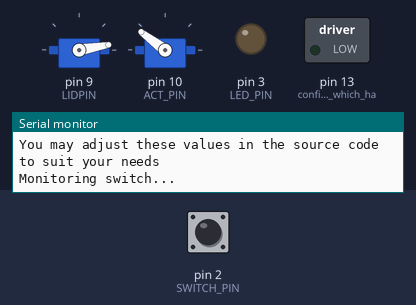
This sketch was run on a simulated Arduino Uno, built with avr-gcc and run on an emulated ATmega328P. On the bench: 2 × servo, switched loads named in the sketch (green lamp = pin HIGH), output pins drawn as LEDs (lit = HIGH), the last lines printed to the serial monitor. The inputs (shaded band) are chosen by the test bench; at power-on: pin 2 (SWITCH_PIN) LOW. Random numbers use the default seed unless the sketch sets one.

Above: at 1.3 s.
1.4 s: pin 2 (SWITCH_PIN) pulled HIGH for 0.15 s
At 2.2 s:
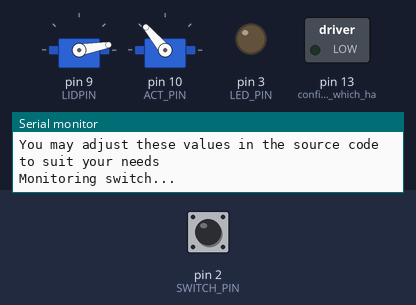
At 23.0 s:
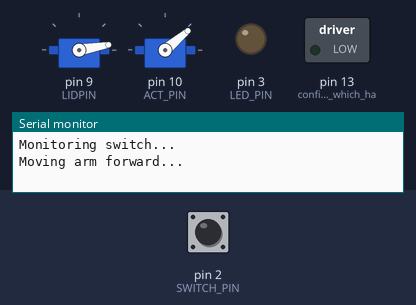
Timing chart, 0 to 24.1 s (numbered marks = the images above; inputs shaded):
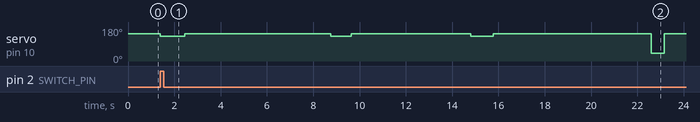

Measured:
- after the input at 1.4 s, servo on pin 10 (ACT_PIN): 143° → 130° at once, → 143° 1.1 s later, → 130° 6.3 s later, → 143° 0.88 s later, … (8 changes in this stretch)

The sketch:

uselessMachine_26FEB2017B.ino
```cpp
// Jake and Ben - Thanks for showing me the concept of the useless machine during our last visit.  I think it is pretty
// cool and could be made using an Arduino and a couple of servo motors and a switch.  Here is a starting point.
// You will have to fine tune the servo position numbers below to match your design.  This code uses two servo motors, one to open the box lid
// and one to move the arm which turns the switch off.  You could use a single servo if you design the arm to also lift the box lid on the way out.

// useless machine - a box with a single toggle switch on top.
// When the switch is turned on by the user the box lid opens and an actuator (perhaps a plastic
// hand or arm from a toy doll) emerges which turns the switch to the off position. The actuator returns to the
// home position and the lid closes.
// See: https://www.youtube.com/watch?v=4wWlrBFOdBo for an example.
// The code below assumes two servos however you may simply comment out the lid servo and corresponding delay statements if you go with one servo.
// Adding two slashes at the start of a line will cause all commands following the slashes on a given line to be considered as a comment
// and thus will not be executed.

// Here is the starting point code.  Simply open a fresh Arduino sketch, delete all existing template code and paste this entire file (comments and all) into
// the sketch.  Save it with a unique name such as "Useless_V1".  Feel free to save your new versions of this with a different name so you can easily go
// back to a previous version if desired.  Of course, this is just the code to run the motors and read the switch.  You will have to work out the mechanical aspects
// the working of the arm, the placement of the switch, powering the Arduino, the box opening mechanism, etc.  One approach just to get up and running would be to
// simply wire up the motors, switch and LED and test it 'out of the box'.  Each time you turn the switch to the on position the LED should come on and both servos
// should cycle only once.  This would show that the controller and motors are working.  Once you have accomplished this you can build the box, perhaps one
// made of foam core posterboard and duct tape would suffice as a proof of concept.
// Have fun and Good Luck!


/***********************************************************************************************
 * Useless machine program for Arduino
 * 2/19/17 - first pass
 * 2/20/17 - corrected comment for resistor value for LED, lengthened actuator distance and
 * corresponding forward and home wait times.
 * 2/26/17 - added actuator values for my specific implementation (40 and 145)
 *
 ***********************************************************************************************/

#include <Servo.h>              // this provides access to the arduino servo functions and is required in order for the code to work
#define LIDPIN  9               // digital pin 9 goes to the control line of the lid servo (white (sometimes orange) wire)
#define ACT_PIN 10              // digital pin 10 goes to the control line of the actuator servo (white (sometimes orange) wire)


// lid and actuator servo positions - adjust these as needed
// A typical servo motor will only rotate 180 degrees.  When given a command it will rotate to that position and stay there.
// Valid servo commands are between 0 and 180.
#define LID_CLOSED        10    // the servo starts at this position and returns to this position to close the lid
#define LID_OPEN          90    // the servo goes to this position to open the lid
#define ACTUATOR_HOME     143    // the servo starts at this position and returns to this position after turning the switch off
#define ACTUATOR_FORWARD  40   // the servo goes to this position to push the switch to the off position
#define FLAP_POSITION     130   // the servo goes to this position to push the switch to the off position

#define NORMAL_BLINK_DELAY  50  // controls LED blink rate while in wait mode

                                // servo objects - no need to change these
Servo lidServo;                 // create the lid servo object
Servo actServo;                 // create the actuator servo object

                                // switch and LED pins - no need to change these
#define SWITCH_PIN      2       // assign switch input to digital pin 2.  Switch goes between digital pin 2 and 5V.
                                // Add a 4700 ohm resistor (yellow, violet, black, brown brown) between this pin and ground to guarantee that the pin
                                // remains in a low state when the switch is opened.
#define LED_PIN         3       // assign LED to digital pin 3.  Anode of LED goes to pin 3. Must use a resistor in series with the LED
                                // Cathode of LED goes to through a 5100 ohm resistor (green, brown, black, brown, brown)to ground.
                                // use a lower value (minimum 200 ohms) for a brighter light

int iSwitchState = 0;           // variable which holds the current switch reading


/***********************************************************************************************
 * The setup function runs only one time when the Arduino is reset or powered on
 * This is where initial values are setup.   You shouldn't have to change anything here except
 * the servo motor positions below.
 *
 ***********************************************************************************************/
void setup() {
  Serial.begin(9600);           // start the serial output stream, this enables displaying informational messages on the monitor

  pinMode(SWITCH_PIN, INPUT);   // configure switch pin as an input.  Connect a resistor between this pin and ground to force it to a low state when switch is open
  pinMode(LED_PIN, OUTPUT);     // configure LED pin as an output, this is for an external LED indicator to accompany the switch
  pinMode(13, OUTPUT);          // configure pin 13 which has an on-board LED, useful for diagnostics

  lidServo.attach(LIDPIN);      // assign servos to control pins
  actServo.attach(ACT_PIN);

  lidServo.write(LID_CLOSED);   // set servos to closed / home position
  actServo.write(ACTUATOR_HOME);

  // display settings on the serial monitor.  To open the serial monitor use the "Tools -> Serial Monitor" menu selection
  Serial.println("Initialization Complete, using these servo values:");
  Serial.print("Lid closed value: ");
  Serial.print(LID_CLOSED);
  Serial.print("  Lid open value: ");
  Serial.println(LID_OPEN);
  Serial.print("Actuator home value: ");
  Serial.print(ACTUATOR_HOME);
  Serial.print("  Actuator forward value: ");
  Serial.println(ACTUATOR_FORWARD);
  Serial.println("You may adjust these values in the source code to suit your needs");
  Serial.println();
  Serial.println("Monitoring switch... ");

  // detach servos - leaving detatched eliminates occasional chatter while in wait state
  lidServo.detach();
  actServo.detach();

} // end of setup()


/***********************************************************************************************
 * The loop function runs after setup has been completed.  It will continue to run until the
 * Arduino is turned off or reset using the reset switch
 * This code simply checks to see if the switch has been turned on, sets the
 * LED according to switch state then, if switch is on, it attempts to turn it off.
 *
 ***********************************************************************************************/
void loop() {

  int iPersonality = 0;
  int iloopMax = 0;
  int iblinkDelay = NORMAL_BLINK_DELAY;
  iSwitchState = digitalRead(SWITCH_PIN);             // Step 1 - get the switch reading
  //digitalWrite(LED_PIN, iSwitchState);                // Step 2 - set LED according to switch reading (switch on turns LED on)
  //digitalWrite(13, iSwitchState);                     // also set the user assignable LED which resides on the Arduino board
  if(iSwitchState == 1)                                 // Step 3 - if switch is on then turn it off
  {

      // attach servos - leaving detatched eliminates occasional chatter while in wait state
      lidServo.attach(LIDPIN);                            // assign servos to control pins
      actServo.attach(ACT_PIN);

      switch(random(1,100))
      {
        case(1):
        case(2):
        case(3):
        case(4):
        case(5):
        case(6):
        case(7):
        case(8):
        case(9):
        case(10):
          flap(random(3,17));
          break;

        case(11):
        case(12):
        case(13):
        case(14):
        case(15):
        case(16):
        case(17):
        case(18):
        case(19):
        case(20):
        case(21):
        case(22):
          peekout(random(600,1200), random(900, 1700));
          break;

        case(23):
        case(24):
        case(25):
        case(26):
        case(27):
        case(28):
        case(29):
        case(30):
        case(31):
        case(32):
        case(33):

          flicker(random(3,27));
          break;


        case(34):
        case(35):
        case(36):
        case(37):
        case(38):
        case(39):
        case(40):
        case(41):
        case(42):
        case(43):
        case(44):
        case(45):
        case(46):
        case(47):
        case(48):
        case(49):
        case(50):
        case(51):
        case(52):
        case(53):
        case(54):
        case(55):
        case(56):
        case(57):
        case(58):
        case(59):
        case(60):
        case(61):
        case(62):
        case(63):
        case(64):
        case(65):
        case(66):
        case(67):
        case(68):
        case(69):
        case(70):
        case(71):
        case(72):
        case(73):
        case(74):
        case(75):
        case(76):
        case(77):
        case(78):
        case(79):
        case(80):
        case(81):
        case(82):
        case(83):
        case(84):
        case(85):
        case(86):
        case(87):
        case(88):
        case(89):
        case(90):
        case(91):
        case(92):
        case(93):
        case(94):
        case(95):
        case(96):
        case(97):
        case(98):
        case(99):
        case(100):

          for(int i=1;i<random(1,6);i++)
          {
          peekout(random(600,1200), random(900, 1700));
          delay(random(1000, 6000));
          }
          break;


        default:
        normal();
        break;

      }


      // turn switch off and detach servos
      turnSwitchOff();

  } // end of if(iSwitchState == 1)

} // end of loop()

void normal(void)
{
    // normal behavior, turn LED on and wait for user's hand to move away from switch
    digitalWrite(LED_PIN, 1);
    delay(80);
}


void flap(int iflapCount)
{
  for(int i=1; i<iflapCount; i++)
  {
     actServo.write(FLAP_POSITION);
     delay(80);
     actServo.write(ACTUATOR_HOME);
     delay(80);
  }
}

void peekout(int ipeekTime, int ipeekDelay)
{

     actServo.write(FLAP_POSITION);
     delay(ipeekTime);
     actServo.write(ACTUATOR_HOME);
     delay(ipeekDelay);
}

void flicker(int iflickerCount)
{
  for(int i=1;i<iflickerCount;i++)
  {
      digitalWrite(LED_PIN, 1);                   // start with LED on
      delay(random(40,700));
      digitalWrite(LED_PIN, 0);
      delay(random(23,871));
  }
  digitalWrite(LED_PIN, 1);                       // exit with LED on
}

void turnSwitchOff(void)
{
    //delay(250);                                       // provide time for human to move hand out of the way
    //Serial.print("Opening lid... ");
    // lidServo.write(LID_OPEN);                         // Step 3a - open the lid
    //delay(400);                                       // give the servo time to reach its position
    Serial.print("Moving arm forward... ");
    actServo.write(ACTUATOR_FORWARD);                 // Step 3b - move actuator forward to turn switch off
    delay(550);                                       // give the servo time to reach its position
                                                      // read the switch so as to immediately change the LED indicator
    iSwitchState = digitalRead(SWITCH_PIN);           // get the switch reading
    digitalWrite(LED_PIN, iSwitchState);              // set LED according to switch reading (should be off at this point)
    //digitalWrite(13, iSwitchState);                   // also set the user assignable LED which resides on the Arduino board

    Serial.print("Moving arm home... ");
    actServo.write(ACTUATOR_HOME);                    // Step 3c - move the actuator to home position (back inside the box)
    delay(550);                                       // give the servo time to reach its position
    //Serial.println("Closing lid... ");
    //lidServo.write(LID_CLOSED);                       // Step 3d - close the lid
    delay(50);                                        // do not process next switch input until actuator moves away from switch.  This helps

    // detach servos - leaving detatched eliminates occasional chatter while in wait state
    lidServo.detach();
    actServo.detach();
    Serial.println();
    Serial.println("Monitoring switch... ");
}
```
